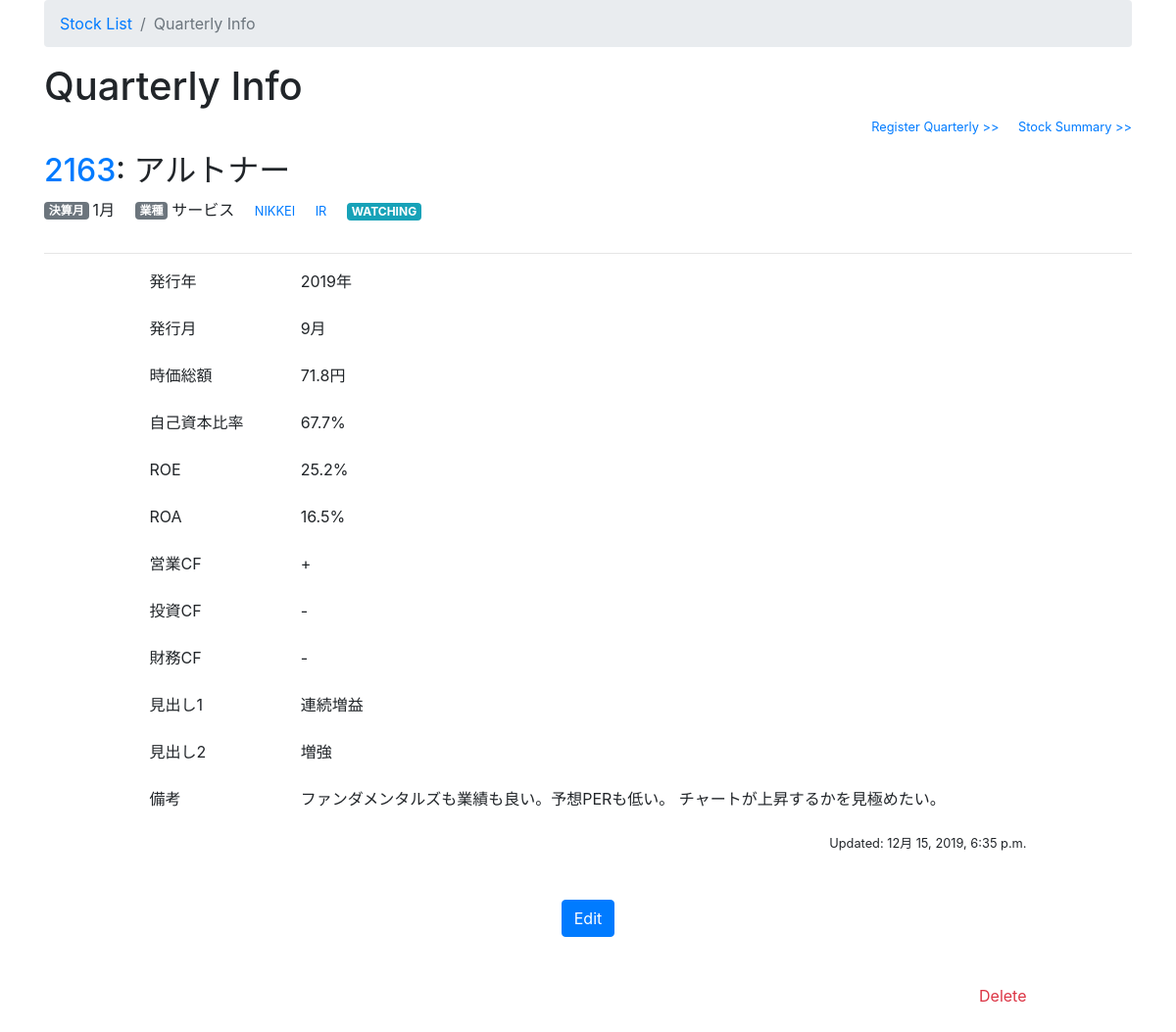
Screenshot of /2163/shikiho/2019/9/ with the database file from the repository.
### stock/models.py (models this page shows, shortened)
class Stock(models.Model):
    stock_code = models.IntegerField(primary_key=True, unique=True)
    stock_name = models.CharField(max_length=50)
    accounting_month = models.IntegerField()
    business_type = models.CharField(max_length=20)
    ir_url = models.URLField(blank=True, null=True)
    watch_flag = models.IntegerField(default=0)
    notes = models.TextField(blank=True, null=True)
    created_date = models.DateTimeField(default=timezone.now)
    updated_date = models.DateTimeField(blank=True, null=True)

class Shikiho(models.Model):
    class Meta:
        unique_together = ('stock_code', 'pub_year', 'pub_month')
    stock_code = models.ForeignKey(Stock, on_delete=models.CASCADE)
    pub_year = models.IntegerField()
    pub_month = models.IntegerField()
    market_capitalization = models.FloatField()
    capital_ratio = models.FloatField()
    roe = models.FloatField()
    roa = models.FloatField()
    operating_cf = models.BooleanField()
    investing_cf = models.BooleanField()
    financing_cf = models.BooleanField()
    headline_1 = models.CharField(blank=True, null=True, max_length=200)
    headline_2 = models.CharField(blank=True, null=True, max_length=200)
    notes = models.TextField(blank=True, null=True)
    created_date = models.DateTimeField(default=timezone.now)
    updated_date = models.DateTimeField(blank=True, null=True)

### stock/views.py (the view)
# urls.py: path('<int:stock_code>/shikiho/<int:pub_year>/<int:pub_month>/', views.shikiho_info, name='shikiho_info'),
def shikiho_info(request, stock_code, pub_year, pub_month):
    shikiho = get_object_or_404(Shikiho, stock_code=stock_code, pub_year=pub_year, pub_month=pub_month)
    return render(request, 'stock/shikiho_info.html', {'title': 'Quarterly Info', 'shikiho': shikiho})

### stock/templates/stock/shikiho_info.html
{% extends 'stock/base.html' %}
{% load humanize %}
{% block breadcrumb %}
          <li class="breadcrumb-item active" aria-current="page">{{title}}</li>
{% endblock %}
{% block content %}
{% with shikiho.stock_code as stock %}
<article>
  <section>
    <h1>{{title}}</h1>
    <div class="text-right small">
      <p class="d-inline-block"><a href="{% url 'shikiho_new' stock_code=stock.stock_code %}">Register Quarterly >></a></p>
      <p class="d-inline-block ml-3"><a href="{% url 'stock_detail' stock_code=stock.stock_code %}">Stock Summary >></a></p>
    </div>
    {% include 'stock/inc/stock_header.html' %}
  </section>
  <section class="col-md-10 mx-auto">
    <div>
      <div class="form-group row">
        <label for="pub_year" class="justify-content-start col-sm-3 col-lg-2">発行年</label>
        <div class="col-sm-9 col-lg-10">
          {{ shikiho.pub_year}}年
        </div>
      </div>
      <div class="form-group row">
        <label for="pub_month" class="justify-content-start col-sm-3 col-lg-2">発行月</label>
        <div class="col-sm-9 col-lg-10">
          {{ shikiho.pub_month}}月
        </div>
      </div>
      <div class="form-group row">
        <label for="market_capitalization" class="justify-content-start col-sm-3 col-lg-2">時価総額</label>
        <div class="col-sm-9 col-lg-10">
          {{ shikiho.market_capitalization|intcomma }}円
        </div>
      </div>
      <div class="form-group row">
        <label for="capital_ratio" class="justify-content-start col-sm-3 col-lg-2">自己資本比率</label>
        <div class="col-sm-9 col-lg-10">
          {{ shikiho.capital_ratio }}%
        </div>
      </div>
      <div class="form-group row">
        <label for="roe" class="justify-content-start col-sm-3 col-lg-2">ROE</label>
        <div class="col-sm-9 col-lg-10">
          {{ shikiho.roe }}%
        </div>
      </div>
      <div class="form-group row">
        <label for="roa" class="justify-content-start col-sm-3 col-lg-2">ROA</label>
        <div class="col-sm-9 col-lg-10">
          {{ shikiho.roa }}%
        </div>
      </div>
      <div class="form-group row">
        <label for="operating_cf" class="justify-content-start col-sm-3 col-lg-2">営業CF</label>
        <div class="col-sm-9 col-lg-10">
          {{ shikiho.operating_cf|yesno:"+,-," }}
        </div>
      </div>
      <div class="form-group row">
        <label for="investing_cf" class="justify-content-start col-sm-3 col-lg-2">投資CF</label>
        <div class="col-sm-9 col-lg-10">
          {{ shikiho.investing_cf|yesno:"+,-," }}
        </div>
      </div>
      <div class="form-group row">
        <label for="financing_cf" class="justify-content-start col-sm-3 col-lg-2">財務CF</label>
        <div class="col-sm-9 col-lg-10">
          {{ shikiho.financing_cf|yesno:"+,-," }}
        </div>
      </div>
      <div class="form-group row">
        <label for="headline_1" class="justify-content-start col-sm-3 col-lg-2">見出し1</label>
        <div class="col-sm-9 col-lg-10">
          {{ shikiho.headline_1|default:'' }}
        </div>
      </div>
      <div class="form-group row">
        <label for="headline_2" class="justify-content-start col-sm-3 col-lg-2">見出し2</label>
        <div class="col-sm-9 col-lg-10">
          {{ shikiho.headline_2|default:'' }}
        </div>
      </div>
      <div class="form-group row">
        <label for="notes" class="justify-content-start col-sm-3 col-lg-2">備考</label>
        <div class="col-sm-9 col-lg-10">
          {{ shikiho.notes}}
        </div>
      </div>
      <p class="text-right small">Updated: {{ shikiho.updated_date }}</p>
    </div>
    <div class="text-center my-5">
      <div>
        <a href="{% url 'shikiho_edit' stock_code=stock.stock_code pub_year=shikiho.pub_year pub_month=shikiho.pub_month %}" class="btn btn-primary">Edit</a>
      </div>
    </div>
    <div class="text-right my-5">
      <div class="">
        <a href="{% url 'shikiho_delete' stock_code=stock.stock_code pub_year=shikiho.pub_year pub_month=shikiho.pub_month %}" class="text-danger">Delete</a>
      </div>
    </div>
  </section>
</article>
{% endwith %}
{% endblock %}

### stock/templates/stock/inc/stock_header.html (shortened to what this page needs)
    <div>
      <h2><a href="{% url 'stock_info' stock_code=stock.stock_code %}">{{ stock.stock_code }}</a>: {{ stock.stock_name }} </h2>
      <div>
        <p class="d-inline-block"><span class="badge badge-secondary mr-1 align-text-bottom">決算月</span>{{stock.accounting_month}}月</p>
        <p class="d-inline-block ml-3"><span class="badge badge-secondary mr-1 align-text-bottom">業種</span>{{stock.business_type}}</p>
        <p class="d-inline-block ml-3 small"><a href="https://www.nikkei.com/nkd/company/?scode={{stock.stock_code}}" target="_blank">NIKKEI</a></p>
        <p class="d-inline-block ml-3 small">
          {% if not stock.ir_url is None %}<a href="{{stock.ir_url|default:''}}" target="_blank">IR</a>{% endif %}</p>
        <p class="d-inline-block ml-3">
          {% if stock.watch_flag == 1 %}<span class="badge badge-info">WATCHING</span>
          {% elif stock.watch_flag == 2 %}<span class="badge badge-warning">CONSIDERING</span>
          {% endif %}</p>
      </div>
    </div>
    <hr>

### rows the page displays
Stock: stock_code "2163", stock_name "アルトナー", accounting_month "1", business_type "サービス"
Shikiho: pub_year "2019", pub_month "9", market_capitalization "71.8", capital_ratio "67.7", roe "25.2", roa "16.5", operating_cf "+", investing_cf "-", financing_cf "-", headline_1 "連続増益", headline_2 "増強", notes "ファンダメンタルズも業績も良い。予想PERも低い。 チャートが上昇するかを見極めたい。", updated_date "12月 15, 2019, 6:35 p.m."

### other values shown
{{ title }} "Quarterly Info"
